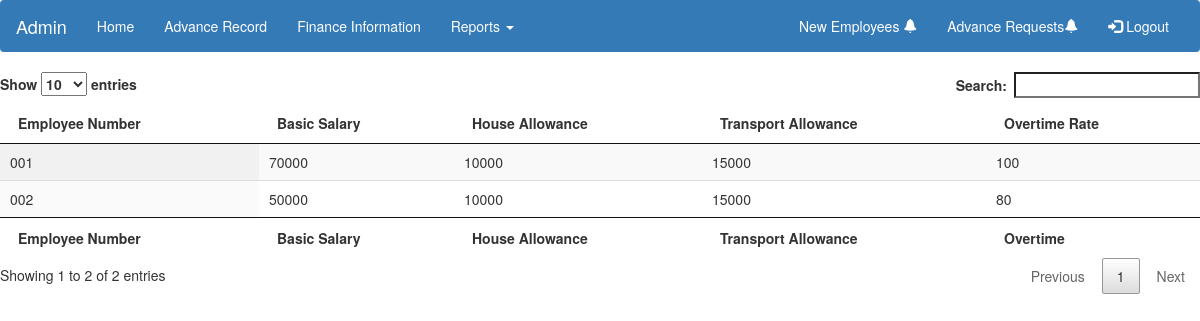
The app's page /finance_info.php with its own data.
### tables this page shows
CREATE TABLE IF NOT EXISTS `finance` (
  `employee_no` varchar(60) NOT NULL,
  `basic_salary` int(11) NOT NULL,
  `house_allowance` int(11) NOT NULL,
  `transport_allowance` int(11) NOT NULL,
  `overtime_rate` int(11) NOT NULL,
  `advance` int(11) NOT NULL
);

### finance_info.php (the view, shortened to what this page needs)
<?php
    include('hr_dashboard.php');
    $db_host = 'localhost';
    $db_user = 'root';
    $db_pass = '';
    $db_name = 'payroll';
    $conn = mysqli_connect($db_host, $db_user, $db_pass, $db_name);
    $sql = 'SELECT employee_no,house_allowance,basic_salary,transport_allowance,overtime_rate FROM finance';
    $query = mysqli_query($conn, $sql);
?>
<!DOCTYPE html>
<html>
<head>
    <link rel="stylesheet" type="text/css" href="datatables.min.css"/>
</head>
<body>
<table id="example" class="display" style="width:100%">
    <thead>
    <tr>
        <th>Employee Number</th>
        <th>Basic Salary</th>
        <th>House Allowance</th>
        <th>Transport Allowance</th>
        <th>Overtime Rate</th>
    </tr>
    </thead>
    <tbody>
    <?php
    while ($row = mysqli_fetch_array($query)) {
        echo
            '<tr>
                            <td>' . $row['employee_no'] . '</td>
                            <td> ' . $row['basic_salary'].'</td>
                            <td>' . $row['house_allowance'] . '</td>
                            <td>' . $row['transport_allowance'] . '</td>
                            <td>' . $row['overtime_rate'] . '</td>
                        </tr>'
        ;
    }?>
    </tbody>
    <tfoot>
    <tr>
        <th>Employee Number</th>
        <th>Basic Salary</th>
        <th>House Allowance</th>
        <th>Transport Allowance</th>
        <th>Overtime</th>
    </tr>
    </tfoot>
</table>
</body>
</html>

### records on screen
finance: employee_no "001", basic_salary "70000", house_allowance "10000", transport_allowance "15000", overtime_rate "100"
finance: employee_no "002", basic_salary "50000", house_allowance "10000", transport_allowance "15000", overtime_rate "80"
